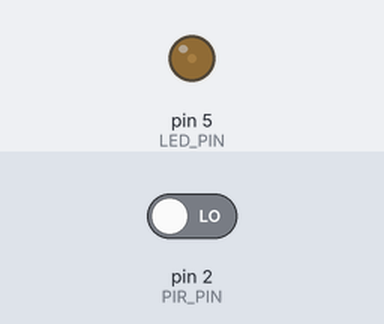
Simulated run of this sketch. Board: Arduino Uno, built with avr-gcc and run on an emulated ATmega328P. On the bench: output pins drawn as LEDs (lit = HIGH). The test bench sets the inputs (shaded band); at power-on: pin 2 (PIR_PIN) LOW. Storage starts empty; random numbers use the default seed unless the sketch sets one; the audio player accepts every command and is not drawn; what the sketch prints to the serial monitor is not drawn.

Above: at 10.5 s.
10.6 s: pin 2 (PIR_PIN) driven HIGH
At 12.33 s:
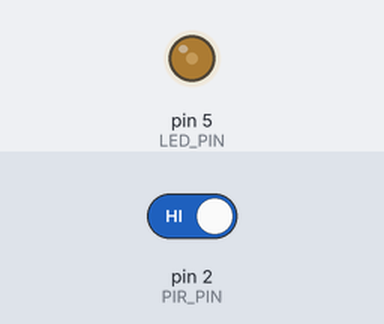
Timing chart, 0 to 16.1 s (numbered marks = the images above; inputs shaded):
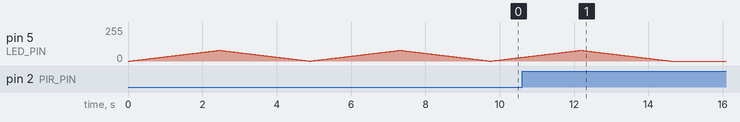

Measured:
- by itself, pin 5 (LED_PIN): rises from 28/255 to 80/255 in 1.5 s, then falls to 0/255 in 2.4 s

The sketch:

skull_led.ino
```cpp
#include <Arduino.h>
#include <SD.h> //Include the library.
#include <TMRpcm.h> //Include the library.

#define LED_PIN 5
#define PIR_PIN 2
TMRpcm tmrpcm; //Creating a player object.
const int buttonPin = 2;
char filename[4][50] = {"jack0.wav", "jack1.wav", "jack2.wav", "oogie.wav"};
long rand_number;
void setup() {
  // put your setup code here, to run once:
  pinMode(LED_PIN, OUTPUT);
  pinMode(PIR_PIN, INPUT);
  Serial.begin(9600);
  randomSeed(analogRead(0));

  tmrpcm.speakerPin = 9; //The speaker is connected to 11 Pin. You can use any PWM Pin.
  if(!SD.begin(10)) //If the card is available.
  {
    Serial.println("SD fail"); //Write in the serial port "SD fail".
    return; //Return.
  }
  else Serial.println("success");
  tmrpcm.volume(15);
}
void analogLedTurnOn(int delay_time)
{
  int value;
  for(value = 0; value <=80; value+=delay_time)
  {
    analogWrite(LED_PIN, value);
    delay(30);
  }

}
void analogLedTurnOff(int delay_time)
{
  int value;
  for(value = 80; value >=0; value-=delay_time)
  {
    analogWrite(LED_PIN, value);
    delay(30);
  }

}
int pir_value;
int current_music_index = 0;
void loop() {
  // put your main code here, to run repeatedly:
 pir_value = digitalRead(PIR_PIN);
 if(pir_value == 1 && !tmrpcm.isPlaying())
 {
  Serial.println("high");
  tmrpcm.play(filename[random(4)]);
 }
 else if(tmrpcm.isPlaying())
 {
   analogLedTurnOn(20);
   analogLedTurnOff(20);
 }
 else
 {
  Serial.println("low");
  tmrpcm.disable();
  analogLedTurnOn(1);
  analogLedTurnOff(1);
 }
}
```
